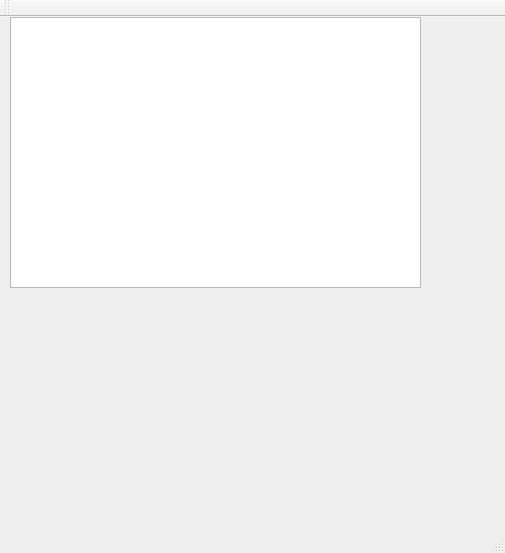
<?xml version="1.0" encoding="UTF-8"?>
<ui version="4.0">
 <class>MainWindow</class>
 <widget class="QMainWindow" name="MainWindow">
  <property name="geometry">
   <rect>
    <x>0</x>
    <y>0</y>
    <width>505</width>
    <height>553</height>
   </rect>
  </property>
  <property name="windowTitle">
   <string>MainWindow</string>
  </property>
  <widget class="QWidget" name="centralWidget">
   <widget class="QGraphicsView" name="graphicsView">
    <property name="geometry">
     <rect>
      <x>10</x>
      <y>0</y>
      <width>411</width>
      <height>271</height>
     </rect>
    </property>
   </widget>
  </widget>
  <widget class="QMenuBar" name="menuBar">
   <property name="geometry">
    <rect>
     <x>0</x>
     <y>0</y>
     <width>505</width>
     <height>21</height>
    </rect>
   </property>
  </widget>
  <widget class="QToolBar" name="mainToolBar">
   <attribute name="toolBarArea">
    <enum>TopToolBarArea</enum>
   </attribute>
   <attribute name="toolBarBreak">
    <bool>false</bool>
   </attribute>
  </widget>
  <widget class="QStatusBar" name="statusBar"/>
 </widget>
 <layoutdefault spacing="6" margin="11"/>
 <resources/>
 <connections/>
</ui>
